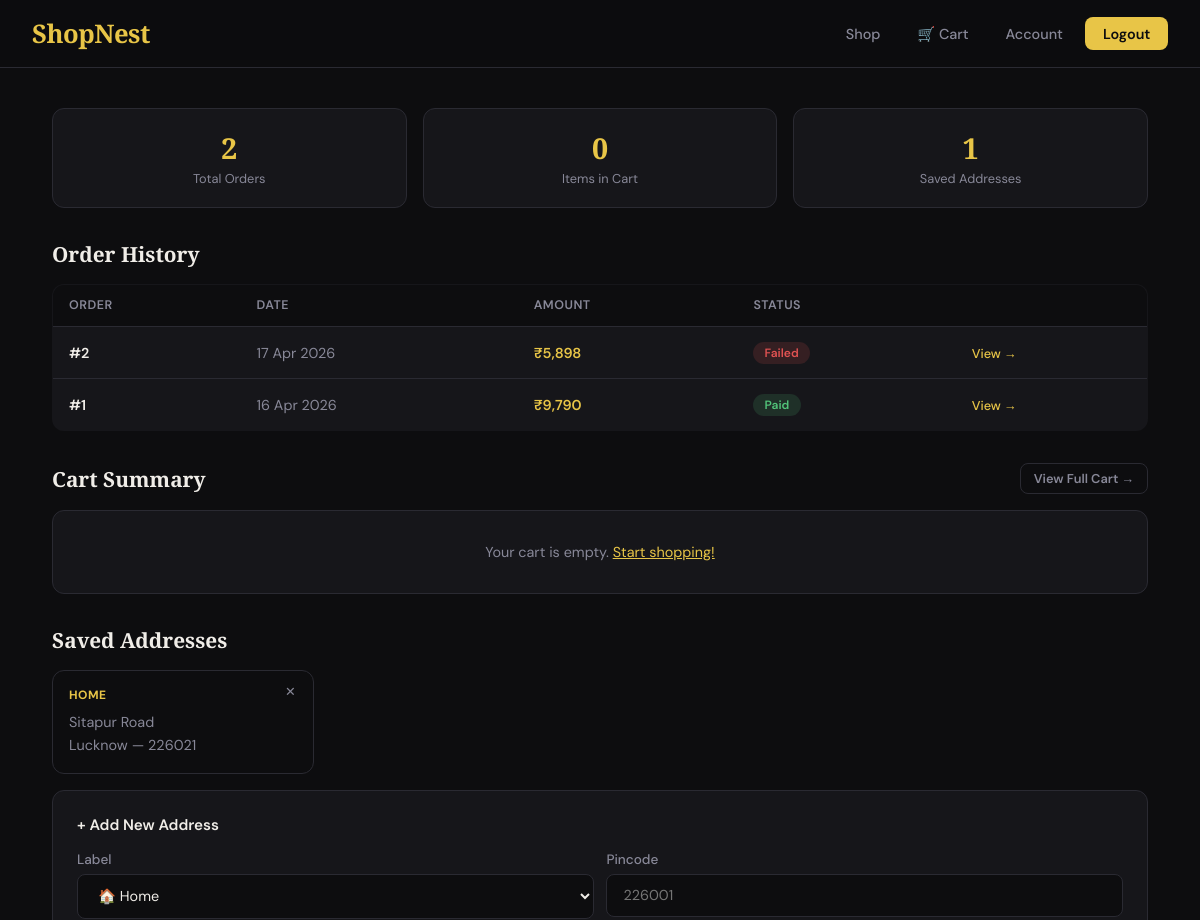
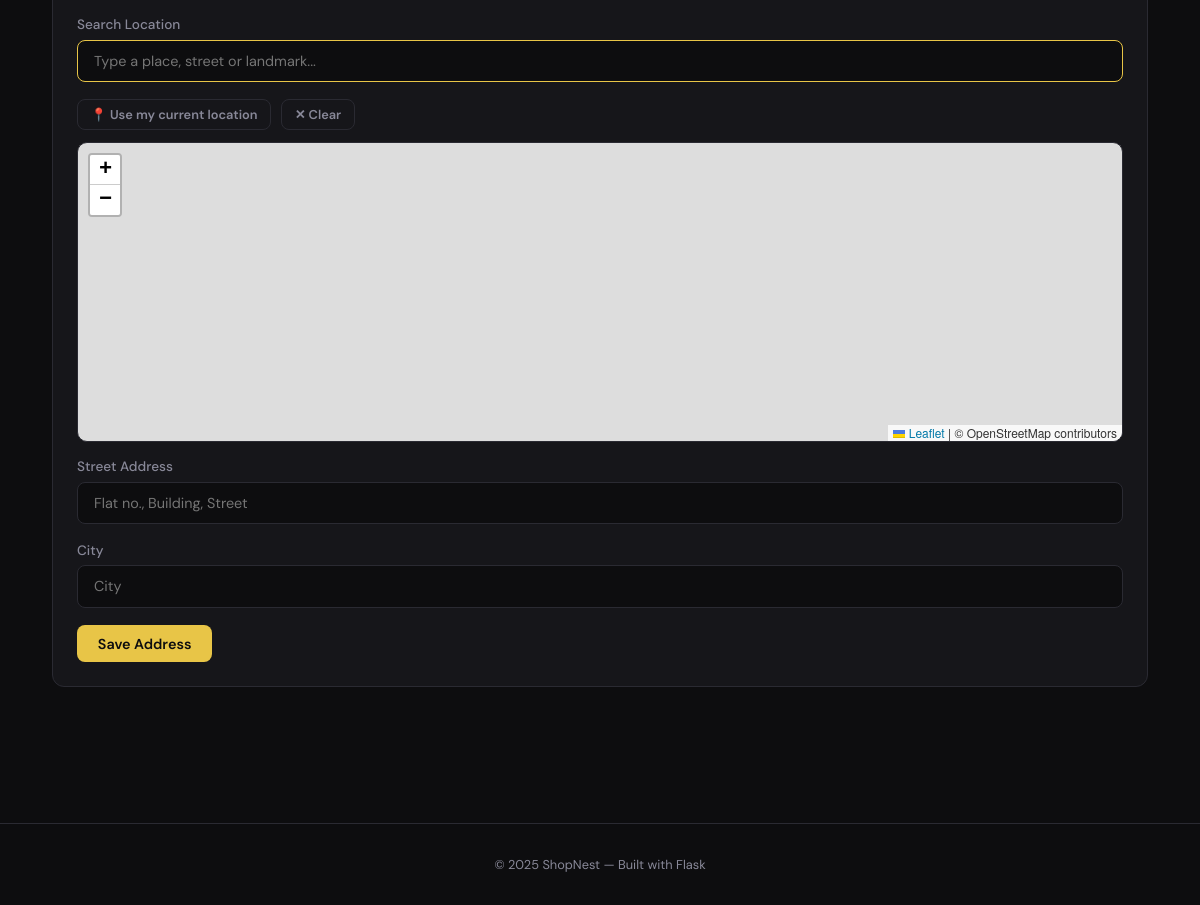
The app's page /dashboard (signed in) with its own data (2 pictures, top to bottom).
### app.py (models this page shows, shortened)
class Order(db.Model):
    __tablename__ = 'orders'
    id                  = db.Column(db.Integer, primary_key=True)
    user_id             = db.Column(db.Integer, db.ForeignKey('users.id'), nullable=False)
    razorpay_order_id   = db.Column(db.String(100), unique=True)
    razorpay_payment_id = db.Column(db.String(100))
    amount              = db.Column(db.Float)
    status              = db.Column(db.String(30), default='pending')
    items_snapshot      = db.Column(db.Text)
    address_snapshot    = db.Column(db.Text)
    created_at          = db.Column(db.DateTime, default=datetime.utcnow)

class Address(db.Model):
    __tablename__ = 'addresses'
    id      = db.Column(db.Integer, primary_key=True)
    user_id = db.Column(db.Integer, db.ForeignKey('users.id'), nullable=False)
    label   = db.Column(db.String(50), default='Home')
    street  = db.Column(db.String(200))
    city    = db.Column(db.String(100))
    pincode = db.Column(db.String(10))
    lat     = db.Column(db.Float, nullable=True)
    lng     = db.Column(db.Float, nullable=True)

### app.py (the view)
@app.route('/dashboard')
@login_required
def dashboard():
    addresses  = Address.query.filter_by(user_id=current_user.id).all()
    cart_items = CartItem.query.filter_by(user_id=current_user.id).all()
    cart_total = sum(i.price * i.quantity for i in cart_items)
    orders     = Order.query.filter_by(user_id=current_user.id).order_by(Order.created_at.desc()).all()
    return render_template('dashboard.html',
                           addresses=addresses,
                           cart_items=cart_items,
                           cart_total=cart_total,
                           orders=orders)

### app.py (called while the page is built)
@login_manager.user_loader
def load_user(user_id):
    return db.session.get(User, int(user_id))

    @property
    def is_authenticated(self): return True

### templates/dashboard.html (shortened to what this page needs)
{% extends "base.html" %}
{% block head %}
<link rel="stylesheet" href="https://unpkg.com/leaflet@1.9.4/dist/leaflet.css" />
{% endblock %}
{% block content %}
<div class="dashboard-grid">
  <div>
    <div class="stats-row">
      <div class="stat-card">
        <div class="stat-value">{{ orders|length }}</div>
        <div class="stat-label">Total Orders</div>
      </div>
      <div class="stat-card">
        <div class="stat-value">{{ cart_items|length }}</div>
        <div class="stat-label">Items in Cart</div>
      </div>
      <div class="stat-card">
        <div class="stat-value">{{ addresses|length }}</div>
        <div class="stat-label">Saved Addresses</div>
      </div>
    </div>
    <div class="section">
      <div class="section-header">
        <div class="section-title">Order History</div>
      </div>
      {% if orders %}
      <table class="orders-table">
        <thead>
          <tr>
            <th>Order</th>
            <th>Date</th>
            <th>Amount</th>
            <th>Status</th>
            <th></th>
          </tr>
        </thead>
        <tbody>
          {% for order in orders %}
          <tr>
            <td style="font-weight:600;">#{{ order.id }}</td>
            <td style="color:var(--muted);">{{ order.created_at.strftime('%d %b %Y') }}</td>
            <td style="color:var(--accent); font-weight:600;">₹{{ "{:,}".format(order.amount|int) }}</td>
            <td><span class="status-pill {{ order.status }}">{{ order.status }}</span></td>
            <td><a href="{{ url_for('order_detail', order_id=order.id) }}" class="view-order-btn">View →</a></td>
          </tr>
          {% endfor %}
        </tbody>
      </table>
      {% else %}
      <div class="empty-state"
        style="background:var(--surface); border:1px solid var(--border); border-radius:var(--radius);">
        No orders yet. <a href="{{ url_for('shop') }}" style="color:var(--accent);">Start shopping!</a>
      </div>
      {% endif %}
    </div>
    <div class="section">
      <div class="section-header">
        <div class="section-title">Cart Summary</div>
        <a href="{{ url_for('cart') }}" class="btn btn-ghost btn-sm">View Full Cart →</a>
      </div>
      <div class="cart-mini">
        {% if cart_items %}
        {% for item in cart_items[:4] %}
        <div class="cart-mini-item">
          <img src="{{ item.image or 'https://via.placeholder.com/50' }}" alt="{{ item.name }}" class="cart-mini-img" />
          <div class="cart-mini-name">{{ item.name }}</div>
          <div class="cart-mini-qty">× {{ item.quantity }}</div>
          <div class="cart-mini-price">₹{{ "{:,}".format((item.price * item.quantity)|int) }}</div>
        </div>
        {% endfor %}
        {% if cart_items|length > 4 %}
        <div class="cart-mini-item" style="color:var(--muted); font-size:0.85rem;">
          + {{ cart_items|length - 4 }} more items
        </div>
        {% endif %}
        <div class="cart-mini-footer">
          <span>Total</span>
          <span style="color:var(--accent)">₹{{ "{:,}".format(cart_total|int) }}</span>
        </div>
        {% else %}
        <div class="empty-state">Your cart is empty. <a href="{{ url_for('shop') }}" style="color:var(--accent)">Start
            shopping!</a></div>
        {% endif %}
      </div>
    </div>
    <div class="section">
      <div class="section-header">
        <div class="section-title">Saved Addresses</div>
      </div>
      {% if addresses %}
      <div class="addresses-grid">
        {% for addr in addresses %}
        <div class="address-card">
          <div class="address-label">{{ addr.label }}</div>
          <div class="address-text">
            {{ addr.street }}<br />
            {{ addr.city }} — {{ addr.pincode }}
          </div>
          <form method="POST" action="{{ url_for('delete_address', addr_id=addr.id) }}" style="display:inline;">
            <button type="submit" class="address-del" title="Delete">✕</button>
          </form>
        </div>
        {% endfor %}
      </div>
      {% else %}
      <p style="color:var(--muted); font-size:0.9rem; margin-bottom:1rem;">No addresses saved yet.</p>
      {% endif %}
      <div class="add-address-form">
        <div style="font-weight:600; margin-bottom:1rem; font-size:0.95rem;">+ Add New Address</div>
        <form method="POST" action="{{ url_for('add_address') }}">
          <div class="addr-grid">
            <div class="form-group">
              <label>Label</label>
              <select name="label">
                <option value="Home">🏠 Home</option>
              </select>
            </div>
            <div class="form-group">
              <label>Pincode</label>
              <input type="text" name="pincode" id="pincode" placeholder="226001" maxlength="10" />
            </div>
          </div>
          <div class="form-group">
            <label>Search Location</label>
            <div class="map-search-wrap">
              <input type="text" id="map-search" placeholder="Type a place, street or landmark..." autocomplete="off" />
            </div>
          </div>
          <div class="map-btn-row">
            <button type="button" id="use-location-btn" class="btn btn-ghost btn-sm">📍 Use my current location</button>
            <button type="button" id="clear-map-btn" class="btn btn-ghost btn-sm">✕ Clear</button>
          </div>
          <div id="map"></div>
          <div class="form-group">
            <label>Street Address</label>
            <input type="text" name="street" id="street" placeholder="Flat no., Building, Street" />
          </div>
          <div class="form-group">
            <label>City</label>
            <input type="text" name="city" id="city" placeholder="City" />
          </div>
          <button type="submit" class="btn btn-primary">Save Address</button>
        </form>
      </div>
    </div>
  </div>
</div>
{% endblock %}

### templates/base.html (shortened to what this page needs)
<!DOCTYPE html>
<html lang="en">
<head>
  {% block head %}{% endblock %}
</head>
<body>
<nav>
  <a href="{{ url_for('shop') }}" class="nav-brand">ShopNest</a>
  <div class="nav-links">
    <a href="{{ url_for('shop') }}">Shop</a>
    {% if current_user.is_authenticated %}
      <a href="{{ url_for('cart') }}">
        🛒 Cart
        {% set count = current_user.cart_items|length %}
      </a>
      <a href="{{ url_for('dashboard') }}">Account</a>
      <a href="{{ url_for('logout') }}" class="btn-accent">Logout</a>
    {% else %}
      <a href="{{ url_for('login') }}">Login</a>
      <a href="{{ url_for('register') }}" class="btn-accent">Sign Up</a>
    {% endif %}
  </div>
</nav>
<main>
  {% block content %}{% endblock %}
</main>
<footer>© 2025 ShopNest — Built with Flask</footer>
</body>
</html>

### templates/base.html (style rules this page uses)
*, *::before, *::after { box-sizing: border-box; margin: 0; padding: 0; }
:root { --bg: #0d0d0f; --surface: #16161a; --border: #2a2a32; --accent: #e8c547; --accent2: #f0a500; --text: #f0ede8; --muted: #888898; --danger: #e05252; --success: #52c47a; --info: #5290e0; --radius: 12px; --nav-h: 68px; }
html { scroll-behavior: smooth; }
body { background: var(--bg); color: var(--text); font-family: 'DM Sans', sans-serif; font-weight: 400; min-height: 100vh; }
nav { height: var(--nav-h); background: rgba(13,13,15,0.85); backdrop-filter: blur(16px); border-bottom: 1px solid var(--border); display: flex; align-items: center; justify-content: space-between; padding: 0 2rem; position: sticky; top: 0; z-index: 100; }
.nav-brand { font-family: 'Playfair Display', serif; font-size: 1.6rem; font-weight: 900; color: var(--accent); text-decoration: none; letter-spacing: -0.5px; }
.nav-links { display: flex; align-items: center; gap: 0.5rem; }
.nav-links a { color: var(--muted); text-decoration: none; padding: 0.45rem 0.9rem; border-radius: 8px; font-size: 0.9rem; font-weight: 500; transition: all 0.2s; }
.nav-links .btn-accent { background: var(--accent); color: #0d0d0f; padding: 0.45rem 1.1rem; font-weight: 600; }
main { padding: 2.5rem 2rem; max-width: 1160px; margin: 0 auto; }
.btn { display: inline-flex; align-items: center; gap: 0.4rem; padding: 0.6rem 1.3rem; border-radius: 8px; border: none; font-family: 'DM Sans', sans-serif; font-size: 0.9rem; font-weight: 600; cursor: pointer; text-decoration: none; transition: all 0.18s; }
.btn-primary { background: var(--accent); color: #0d0d0f; }
.btn-ghost { background: transparent; color: var(--muted); border: 1px solid var(--border); }
.btn-sm { padding: 0.35rem 0.8rem; font-size: 0.8rem; }
.form-group { margin-bottom: 1.1rem; }
label { display: block; margin-bottom: 0.4rem; font-size: 0.85rem; font-weight: 500; color: var(--muted); }
input[type=text], input[type=email], input[type=password], input[type=number], select { width: 100%; background: var(--bg); border: 1px solid var(--border); border-radius: 8px; padding: 0.7rem 1rem; color: var(--text); font-family: 'DM Sans', sans-serif; font-size: 0.9rem; outline: none; transition: border-color 0.2s; }
footer { text-align: center; color: var(--muted); font-size: 0.8rem; padding: 2rem; border-top: 1px solid var(--border); margin-top: 4rem; }

### records on screen
Order: id "2", created_at "17 Apr 2026", amount "5,898", status "Failed"
Order: id "1", created_at "16 Apr 2026", amount "9,790", status "Paid"
Address: label "HOME", street "Sitapur Road", city "Lucknow", pincode "226021"

### other values on screen
{{ orders|length }} "2"
{{ cart_items|length }} "0"
{{ addresses|length }} "1"
